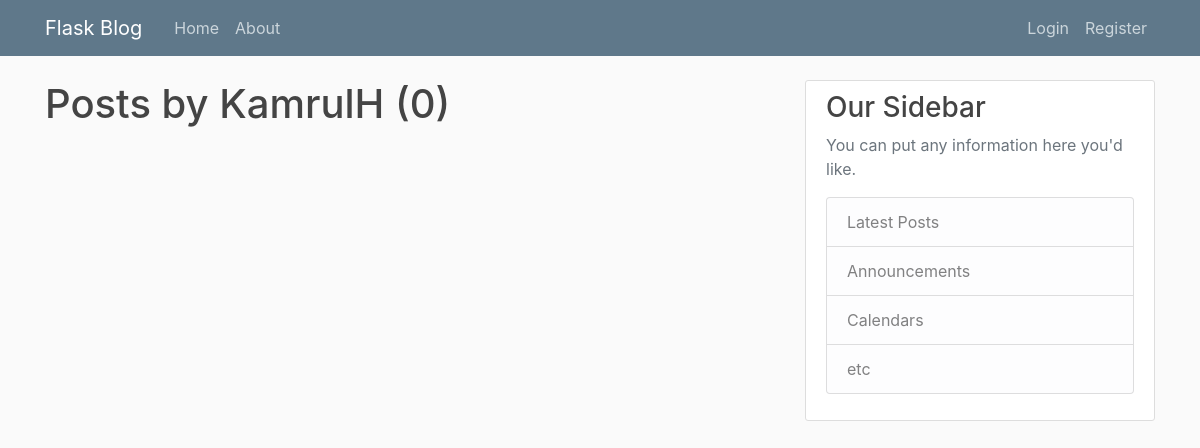
Before: /user/KamrulH with the older database file.
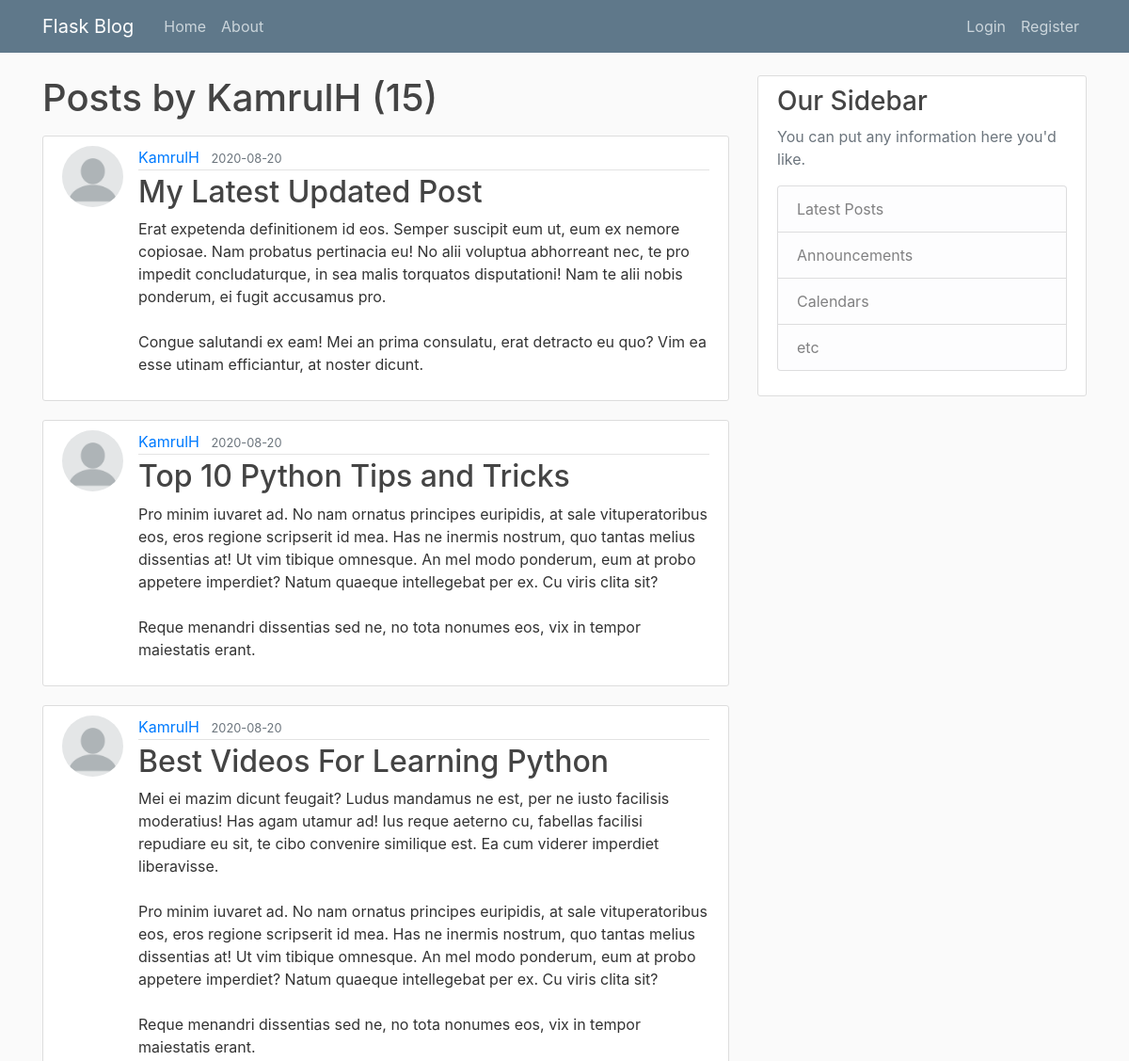
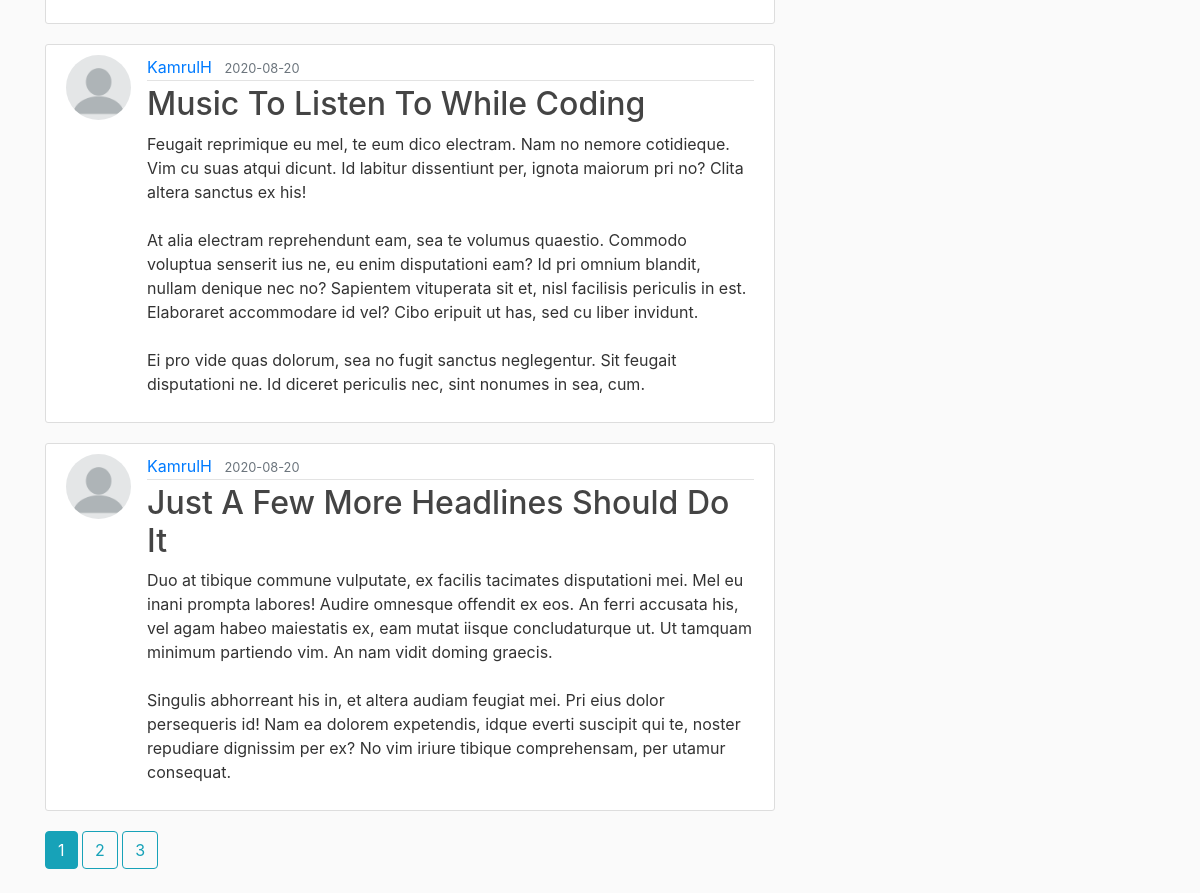
After: the same page with the newer database file (2 pictures, top to bottom).
### flaskblog/models.py (models this page shows, shortened)
class Post(db.Model):
    id = db.Column(db.Integer, primary_key=True)
    title = db.Column(db.String(100), nullable=False)
    date_posted = db.Column(db.DateTime, nullable=False, default=datetime.utcnow)
    content = db.Column(db.Text, nullable=False)
    user_id = db.Column(db.Integer, db.ForeignKey('user.id'), nullable=False)

class User(db.Model, UserMixin):
    id = db.Column(db.Integer, primary_key=True)
    username = db.Column(db.String(20), unique=True, nullable=False)
    email = db.Column(db.String(120), unique=True, nullable=False)
    image_file = db.Column(db.String(20), nullable=False, default='default.jpg')
    password = db.Column(db.String(60), nullable=False)
    posts = db.relationship('Post', backref='author', lazy=True)

### flaskblog/users/routes.py (the view)
@users.route("/user/<string:username>")
def user_posts(username):
    page = request.args.get('page', 1, type=int)
    user = User.query.filter_by(username=username).first_or_404()
    posts = Post.query.filter_by(author=user).order_by(Post.date_posted.desc()).paginate(page=page, per_page=5)
    return render_template('user_posts.html', posts=posts, user=user)

### flaskblog/templates/user_posts.html
{% extends "layout.html" %}
{% block content %}
    <h1 class="mb-3">Posts by {{ user.username }} ({{ posts.total }})</h1>
    {% for post in posts.items %}
        <article class="media content-section">
            <img class="rounded-circle article-img" src="{{ url_for('static', filename='profile_pics/' + post.author.image_file) }}">
            <div class="media-body">
                <div class="article-metadata">
                <a class="mr-2" href="{{ url_for('users.user_posts', username=post.author.username) }}">{{ post.author.username }}</a>
                <small class="text-muted">{{ post.date_posted.strftime('%Y-%m-%d') }}</small>
                </div>
                <h2><a class="article-title" href="{{ url_for('posts.post', post_id=post.id) }}">{{ post.title }}</a></h2>
                <p class="article-content">{{ post.content }}</p>
            </div>
        </article>
    {% endfor %}
    {% for page_num in posts.iter_pages(left_edge=1, right_edge=1, left_current=1, right_current=2) %}
        {% if page_num %}
            {% if posts.page == page_num %}
                <a class="btn btn-info mb-4" href="{{ url_for('users.user_posts', username=user.username, page=page_num) }}">{{ page_num }}</a>
            {% else %}
                <a class="btn btn-outline-info mb-4" href="{{ url_for('users.user_posts', username=user.username, page=page_num) }}">{{ page_num }}</a>
            {% endif %}
        {% else %}
            ...
        {% endif %}
    {% endfor %}
{% endblock content %}

Changed rows visible on the page:
added Post: image_file (picture), author.username "KamrulH", date_posted "2020-08-20", title "My Latest Updated Post", content "Erat expetenda definitionem id eos. Semper suscipit eum ut, eum ex nemore copiosae. Nam probatus pertinacia eu! No alii voluptua abhorreant nec, te pro impedit concludaturque, in sea malis torquatos disputationi! Nam te alii nobis ponderum, ei fugit accusamus pro. Congue salutandi ex eam! Mei an prima consulatu, erat detracto eu quo? Vim ea esse utinam efficiantur, at noster dicunt."
added Post: image_file (picture), author.username "KamrulH", date_posted "2020-08-20", title "Top 10 Python Tips and Tricks", content "Pro minim iuvaret ad. No nam ornatus principes euripidis, at sale vituperatoribus eos, eros regione scripserit id mea. Has ne inermis nostrum, quo tantas melius dissentias at! Ut vim tibique omnesque. An mel modo ponderum, eum at probo appetere imperdiet? Natum quaeque intellegebat per ex. Cu viris clita sit? Reque menandri dissentias sed ne, no tota nonumes eos, vix in tempor maiestatis erant."
added Post: image_file (picture), author.username "KamrulH", date_posted "2020-08-20", title "Best Videos For Learning Python", content "Mei ei mazim dicunt feugait? Ludus mandamus ne est, per ne iusto facilisis moderatius! Has agam utamur ad! Ius reque aeterno cu, fabellas facilisi repudiare eu sit, te cibo convenire similique est. Ea cum viderer imperdiet liberavisse. Pro minim iuvaret ad. No nam ornatus principes euripidis, at sale vituperatoribus eos, eros regione scripserit id mea. Has ne inermis nostrum, quo tantas melius dissentias at! Ut vim tibique omnesque. An mel modo ponderum, eum at probo appetere imperdiet? Natum quaeque intellegebat per ex. Cu viris clita sit? Reque menandri dissentias sed ne, no tota nonumes eos, vix in tempor maiestatis erant."
added Post: image_file (picture), author.username "KamrulH", date_posted "2020-08-20", title "Music To Listen To While Coding", content "Feugait reprimique eu mel, te eum dico electram. Nam no nemore cotidieque. Vim cu suas atqui dicunt. Id labitur dissentiunt per, ignota maiorum pri no? Clita altera sanctus ex his! At alia electram reprehendunt eam, sea te volumus quaestio. Commodo voluptua senserit ius ne, eu enim disputationi eam? Id pri omnium blandit, nullam denique nec no? Sapientem vituperata sit et, nisl facilisis periculis in est. Elaboraret accommodare id vel? Cibo eripuit ut has, sed cu liber invidunt. Ei pro vide quas dolorum, sea no fugit sanctus neglegentur. Sit feugait disputationi ne. Id diceret periculis nec, sint nonumes in sea, cum."
added Post: image_file (picture), author.username "KamrulH", date_posted "2020-08-20", title "Just A Few More Headlines Should Do It", content "Duo at tibique commune vulputate, ex facilis tacimates disputationi mei. Mel eu inani prompta labores! Audire omnesque offendit ex eos. An ferri accusata his, vel agam habeo maiestatis ex, eam mutat iisque concludaturque ut. Ut tamquam minimum partiendo vim. An nam vidit doming graecis. Singulis abhorreant his in, et altera audiam feugiat mei. Pri eius dolor persequeris id! Nam ea dolorem expetendis, idque everti suscipit qui te, noster repudiare dignissim per ex? No vim iriure tibique comprehensam, per utamur consequat."
Other visible differences:
{{ posts.total }}: "0" → "15"
new list line: "1"
new list line: "2"
new list line: "3"
